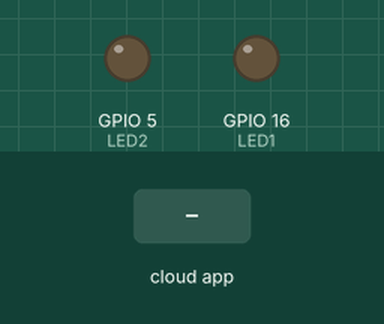
This sketch was run on a simulated ESP8266 (NodeMCU). Parts: output pins drawn as LEDs (lit = HIGH). The test bench sets the inputs (shaded band). WiFi joins after 1.5 s; servers stay silent unless stated; the Firebase database answers and starts empty; what the sketch prints to the serial monitor is not drawn.

Above: at 2.7 s.
2.8 s: the phone or cloud app sets S1 to 1
At 4.7 s:
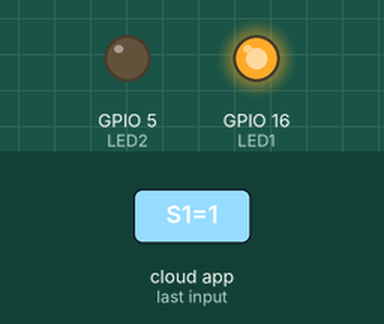
5.3 s: the phone or cloud app sets S2 to 1
At 6.9 s:
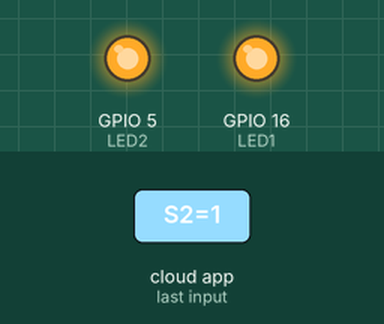
7.4 s: the phone or cloud app sets S1 to 0
At 9.0 s:
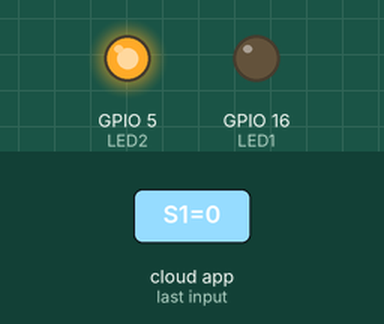
9.3 s: the phone or cloud app sets S2 to 0
At 11.3 s:
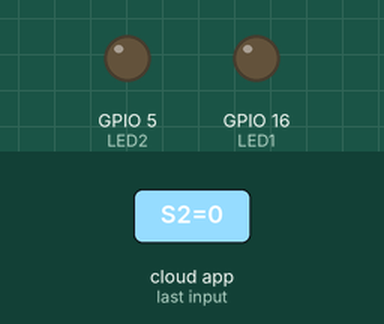
Timing chart, 0 to 12.4 s (numbered marks = the images above; inputs shaded):
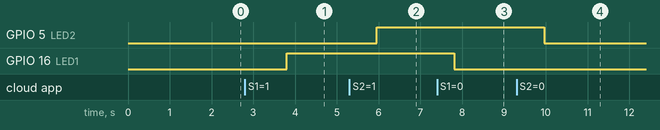

Measured:
- after the input at 2.8 s, GPIO 16 (LED1): LOW → HIGH after 1.0 s
- after the input at 5.3 s, GPIO 5 (LED2): LOW → HIGH after 0.66 s
- after the input at 7.4 s, GPIO 16 (LED1): HIGH → LOW after 0.41 s
- after the input at 9.3 s, GPIO 5 (LED2): HIGH → LOW after 0.66 s

The sketch:

Firebase_HomeAutomation1.ino
```cpp
#include <Arduino.h>
//#include <WiFi.h>               //we are using the ESP32
#include <ESP8266WiFi.h>      // uncomment this line if you are using esp8266 and comment the line above
#include <Firebase_ESP_Client.h>

int LED1 = 16;      // Assign LED1 to pin GPIO2
int LED2 = 5;
int LED3 = 4;
int LED4 = 0;     // Assign LED1 to pin GPIO16
//Provide the token generation process info.
#include "addons/TokenHelper.h"
//Provide the RTDB payload printing info and other helper functions.
#include "addons/RTDBHelper.h"

// Insert your network credentials
#define WIFI_SSID "MG"
#define WIFI_PASSWORD "bmtl2009"

// Insert Firebase project API Key
#define API_KEY "AIzaSyA9hTeKicT_GzSOsicFyicuxo2FCqR4XE0"

// Insert RTDB URLefine the RTDB URL */
#define DATABASE_URL "https://iotfarming-83203-default-rtdb.firebaseio.com/"

//Define Firebase Data object
FirebaseData fbdo;

FirebaseAuth auth;
FirebaseConfig config;

unsigned long sendDataPrevMillis = 0;
int count = 0;
bool signupOK = false;                     //since we are doing an anonymous sign in
//char   Val[2];
void setup(){
  pinMode(LED1, OUTPUT);

  pinMode(LED2, OUTPUT);
  Serial.begin(115200);
  WiFi.begin(WIFI_SSID, WIFI_PASSWORD);
  Serial.print("Connecting to Wi-Fi");
  while (WiFi.status() != WL_CONNECTED){
    Serial.print(".");
    delay(300);
  }
  Serial.println();
  Serial.print("Connected with IP: ");
  Serial.println(WiFi.localIP());
  Serial.println();

  /* Assign the api key (required) */
  config.api_key = API_KEY;

  /* Assign the RTDB URL (required) */
  config.database_url = DATABASE_URL;

  /* Sign up */
  if (Firebase.signUp(&config, &auth, "", "")){
    Serial.println("ok");
    signupOK = true;
  }
  else{
    Serial.printf("%s\n", config.signer.signupError.message.c_str());
  }

  /* Assign the callback function for the long running token generation task */
  config.token_status_callback = tokenStatusCallback; //see addons/TokenHelper.h

  Firebase.begin(&config, &auth);
  Firebase.reconnectWiFi(true);
}

void loop()
{
  if (Firebase.ready() && signupOK && (millis() - sendDataPrevMillis > 2000 || sendDataPrevMillis == 0))
  {
    sendDataPrevMillis = millis();
    // Write an Int number on the database path test/int
    Firebase.RTDB.setString(&fbdo, "/FirebaseIOT/S6", "incomingData");

    if (Firebase.RTDB.getInt(&fbdo, "/FirebaseIOT/S1"))
    {

       // Val[] = fbdo.stringData());
       if(fbdo.stringData()=="1")
        digitalWrite(LED1,HIGH);
        else
        digitalWrite(LED1,LOW);
        Serial.print(fbdo.stringData());

      }
       if (Firebase.RTDB.getInt(&fbdo, "/FirebaseIOT/S2"))
    {

        //Val[] = fbdo.stringData());
        if(fbdo.stringData()=="1")
        digitalWrite(LED2,HIGH);
        else
        digitalWrite(LED2,LOW);
        Serial.print(fbdo.stringData());

      }
      if (Firebase.RTDB.getInt(&fbdo, "/FirebaseIOT/S3"))
    {

      if(fbdo.stringData()=="1")
        digitalWrite(LED3,HIGH);
        else
        digitalWrite(LED3,LOW);
        Serial.print(fbdo.stringData());

      }
      if (Firebase.RTDB.getInt(&fbdo, "/FirebaseIOT/S4"))
    {

     if(fbdo.stringData()=="1")
        digitalWrite(LED4,HIGH);
        else
        digitalWrite(LED4,LOW);
        Serial.print(fbdo.stringData());

      }
      Serial.println("");
  }


}
```
